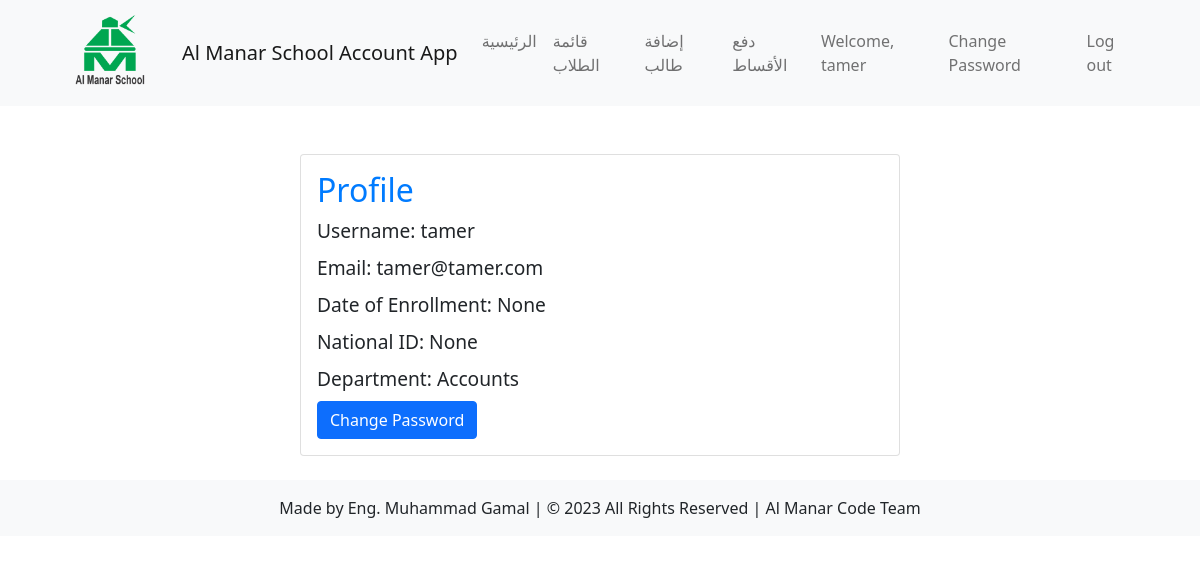
/view_profile/ (signed in), run on an earlier commit of the app's database.
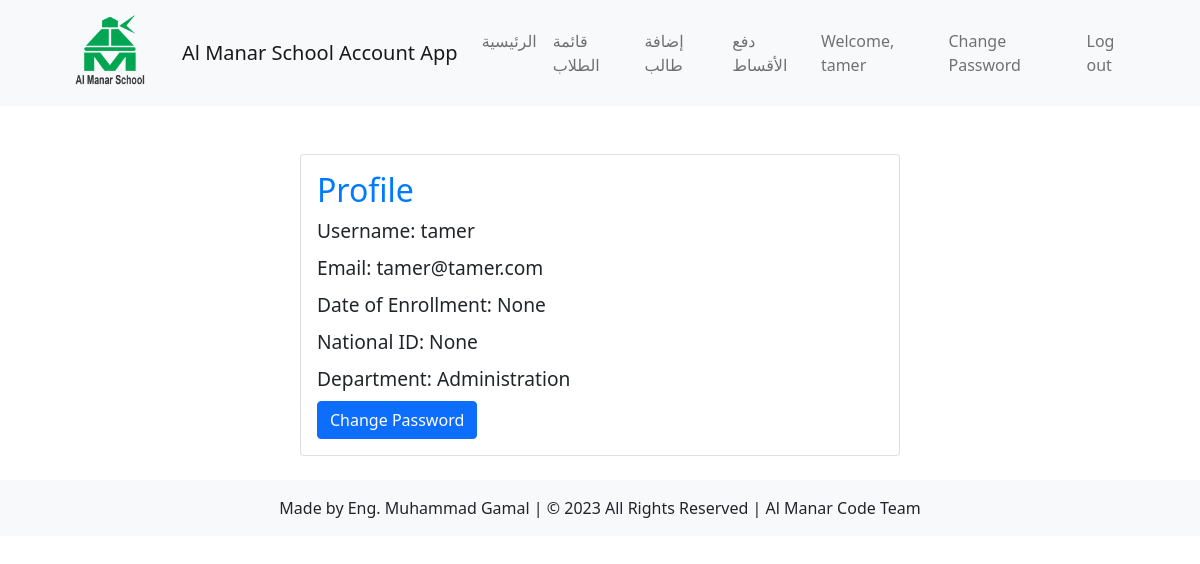
And on a later commit of the database.
### account/models.py (models this page shows)
class User(AbstractUser):
    username = models.CharField(max_length=150, unique=True)  # Add the username field
    date_of_enrollment = models.DateField(null=True, blank=True)
    national_id = models.CharField(max_length=20, null=True, blank=True)
    department = models.CharField(max_length=20, choices=[
        ('accounts', 'Accounts'),
        ('student_affairs', 'Student Affairs'),
        ('administration', 'Administration')
    ])
    USERNAME_FIELD = 'username'
    objects = CustomUserManager()
    class Meta:
        permissions = [
            ('can_view_reports', 'Can view all reports'),
            ('can_edit_employee', 'Can edit employee profile'),
            ('can_add_student', 'Can add new student'),
            ('can_edit_student', 'Can edit student profile'),
            ('can_add_expense', 'Can add new expense'),
            ('can_pay_installment', 'Can pay student installment')
        ]

### account/views.py (the view)
# urls.py: path('view_profile/', views.view_profile, name='view_profile'),
@login_required
def view_profile(request):
    user = request.user
    context = {
        'user': user
    }
    return render(request, 'account/profile.html', context)

### account/templates/account/profile.html (shortened to what this page needs)
{% extends 'students/base.html' %}
{% load crispy_forms_tags %}
{% block content %}
<div class="card mt-4">
  <div class="card-body">
    <h1 class="card-title">Profile</h1>
    <p class="card-text">Username: {{ user.username }}</p>
    <p class="card-text">Email: {{ user.email }}</p>
    <p class="card-text">Date of Enrollment: {{ user.date_of_enrollment }}</p>
    <p class="card-text">National ID: {{ user.national_id }}</p>
    <p class="card-text">Department: {{ user.get_department_display }}</p>
    <a href="{% url 'account:change_password' %}" class="btn btn-primary">Change Password</a>
  </div>
</div>
{% endblock content %}

### students/templates/students/base.html (shortened to what this page needs)
{% load static %}
{% load crispy_forms_tags %}
<!DOCTYPE html>
<html lang="en">
<head>
<link rel="stylesheet" href="{% static 'css/bootstrap.css' %}">
<link rel="stylesheet" href="{% static 'css/bootstrap.min.css' %}">
<link rel="stylesheet" href="{% static 'css/bootstrap.rtl.css' %}">
<link rel="stylesheet" href="{% static 'css/bootstrap.rtl.min.css' %}">
<link rel="stylesheet" href="{% static 'css/bootstrap-grid.css' %}">
<link rel="stylesheet" href="{% static 'css/bootstrap-grid.min.css' %}">
<link rel="stylesheet" href="{% static 'css/bootstrap-grid.rtl.css' %}">
<link rel="stylesheet" href="{% static 'css/bootstrap-grid.rtl.min.css' %}">
<link rel="stylesheet" href="{% static 'css/bootstrap-reboot.css' %}">
<link rel="stylesheet" href="{% static 'css/bootstrap-reboot.min.css' %}">
<link rel="stylesheet" href="{% static 'css/bootstrap-reboot.rtl.css' %}">
<link rel="stylesheet" href="{% static 'css/bootstrap-reboot.rtl.min.css' %}">
<link rel="stylesheet" href="{% static 'css/bootstrap-utilities.css' %}">
<link rel="stylesheet" href="{% static 'css/bootstrap-utilities.min.css' %}">
<link rel="stylesheet" href="{% static 'css/bootstrap-utilities.rtl.css' %}">
<link rel="stylesheet" href="{% static 'css/bootstrap-utilities.rtl.min.css' %}">
<link rel="stylesheet" href="{% static 'css/style.css' %}">
<link rel="stylesheet" href="https://use.fontawesome.com/releases/v5.15.3/css/all.css">
<link rel="stylesheet" href="https://cdn.jsdelivr.net/npm/bootstrap-icons%401.5.0/font/bootstrap-icons.css">
<link rel="stylesheet" href="https://cdnjs.cloudflare.com/ajax/libs/twitter-bootstrap/5.0.2/css/bootstrap.min.css" />
</head>
<body>
  <nav class="navbar navbar-expand-lg navbar-light bg-light">
    <div class="container">
      <a class="navbar-brand" href="#">
        <img src="{% static 'img/logo.png' %}" alt="Logo" width="80">
      </a>
      <a class="navbar-brand" href="#">Al Manar School Account App</a>
      <div class="collapse navbar-collapse" id="navbarNav">
        <ul class="navbar-nav me-auto">
          <li class="nav-item">
            <a class="nav-link {% if request.resolver_match.url_name == 'home' %}active{% endif %}" href="{% url 'students:home' %}">الرئيسية</a>
          </li>
          <li class="nav-item">
            <a class="nav-link {% if request.resolver_match.url_name == 'student_list' %}active{% endif %}" href="{% url 'students:student_list' %}">قائمة الطلاب</a>
          </li>
          <li class="nav-item">
            <a class="nav-link {% if request.resolver_match.url_name == 'add_student' %}active{% endif %}" href="{% url 'students:add_student' %}">إضافة طالب</a>
          </li>
          <li class="nav-item">
            <a class="nav-link {% if request.resolver_match.url_name == 'search_student' %}active{% endif %}" href="{% url 'students:search_student' %}">دفع الأقساط</a>
          </li>
        </ul>
        <ul class="navbar-nav">
          {% if user.is_authenticated %}
            <li class="nav-item">
              <a class="nav-link" href="{% url 'account:view_profile' %}">Welcome, {{ user.username }}</a>
            </li>
            <li class="nav-item">
              <a class="nav-link" href="{% url 'account:change_password' %}">Change Password</a>
            </li>
            <li class="nav-item">
              <a class="nav-link" href="{% url 'logout' %}">Log out</a>
            </li>
          {% endif %}
        </ul>
      </div>
    </div>
  </nav>
<div class="container py-4">
    {% block content %}
    {% endblock %}
</div>
<footer class="bg-light text-center py-3">
  Made by Eng. Muhammad Gamal | © 2023 All Rights Reserved | Al Manar Code Team
</footer>
</body>
</html>

What changed in the data, as far as the page shows it:
changed User "tamer": department "Accounts" → "Administration"
